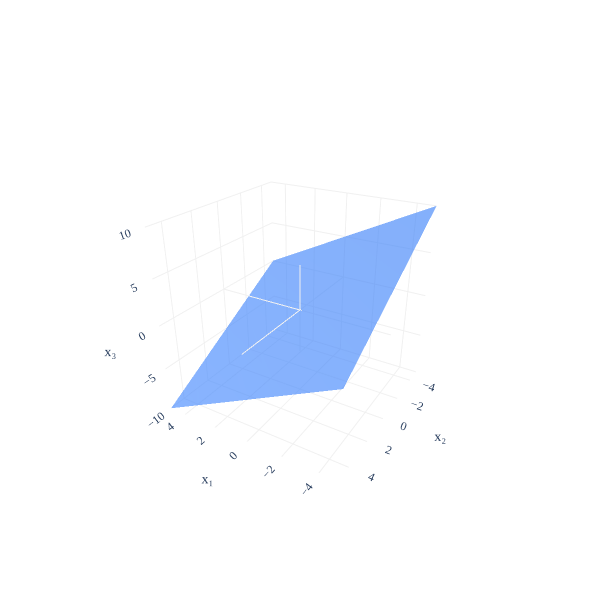

Notebook cell for this chart:
### Markdown cell above
[Chapter 4.4](04-lines-planes-hyperplanes.ipynb) shows us how to find the equation of a plane in standard form ($ax + by + cz + d = 0$) given two non-collinear vectors in the plane. That specific equation in this case happens to be $15x - 3y + 4z = 0$, which means the set of vectors $\begin{bmatrix} x \\ y \\ z \end{bmatrix}$ that satisfy this equation form a subspace of $\mathbb{R}^3$.

### Example: Plane $x + y + z = 0$ ✅

What if we're instead given a plane, rather than the span of a collection of vectors?

:::{attention} Subspaces are Spans
Given any subspace of $\mathbb{R}^n$, there exists some collection of vectors in $\mathbb{R}^n$ that spans the subspace.
:::

It turns out that not only is every span a subspace, but every subspace can be spanned by some collection of vectors. The plane $x + y + z = 0$ <span style="color:#3d81f6; font-weight:bold">is a subspace</span> of $\mathbb{R}^3$. Can we write it as the span of a collection of vectors? Sure we can. We know that it only takes two non-collinear vectors to span a plane, so all we need to do is pick two vectors that lie in $x + y + z = 0$.

Arbitrarily, let's pick the vectors $\begin{bmatrix} 1 \\ -1 \\ 0 \end{bmatrix}$ and $\begin{bmatrix} 2 \\ 1 \\ -3 \end{bmatrix}$. These vectors aren't collinear (as a reminder, this means that one is not a scalar multiple of the other), so they span a plane.

So, the plane $x + y + z = 0$ is the span of the vectors $\begin{bmatrix} 1 \\ -1 \\ 0 \end{bmatrix}$ and $\begin{bmatrix} 2 \\ 1 \\ -3 \end{bmatrix}$, and so it's a subspace of $\mathbb{R}^3$. These are not the only two vectors that span this plane; there are infinitely many pairs of vectors that can be said to span this plane. I just picked a pair that happens to have nice numbers.

I've plotted the plane below, without the vectors $\begin{bmatrix} 1 \\ -1 \\ 0 \end{bmatrix}$ and $\begin{bmatrix} 2 \\ 1 \\ -3 \end{bmatrix}$, to emphasize that you should think of planes **through the origin** as subspaces in their own right.

### Code cell
import numpy as np
import plotly.graph_objects as go

# Define the plane x + y + z = 0
plane_extent = 6
num_points = 20

x_range = np.linspace(-plane_extent, plane_extent, num_points)
y_range = np.linspace(-plane_extent, plane_extent, num_points)
x_grid, y_grid = np.meshgrid(x_range, y_range)
z_grid = -x_grid - y_grid  # From x + y + z = 0

fig = go.Figure()

# Plot the plane
fig.add_trace(go.Surface(
    x=x_grid,
    y=y_grid,
    z=z_grid,
    opacity=0.8,
    colorscale=[[0, 'rgba(61,129,246,0.8)'], [1, 'rgba(61,129,246,0.8)']],
    showscale=False,
))

# Add faint lines at x=0, y=0, z=0
line_range = [-5, 5]
fig.add_trace(go.Scatter3d(
    x=[0, 0], y=line_range, z=[0, 0],
    mode='lines',
    line=dict(color='#f0f0f0', width=2),
    showlegend=False,
    hoverinfo='skip'
))
fig.add_trace(go.Scatter3d(
    x=line_range, y=[0, 0], z=[0, 0],
    mode='lines',
    line=dict(color='#f0f0f0', width=2),
    showlegend=False,
    hoverinfo='skip'
))
fig.add_trace(go.Scatter3d(
    x=[0, 0], y=[0, 0], z=line_range,
    mode='lines',
    line=dict(color='#f0f0f0', width=2),
    showlegend=False,
    hoverinfo='skip'
))

fig.update_layout(
    scene=dict(
        xaxis=dict(
            range=[-5, 5],
            title='x₁',
            backgroundcolor='white',
            gridcolor='#f0f0f0',
            zerolinecolor='#f0f0f0',
            showbackground=True,
        ),
        yaxis=dict(
            range=[-5, 5],
            title='x₂',
            backgroundcolor='white',
            gridcolor='#f0f0f0',
            zerolinecolor='#f0f0f0',
            showbackground=True,
        ),
        zaxis=dict(
            range=[-10, 10],
            title='x₃',
            backgroundcolor='white',
            gridcolor='#f0f0f0',
            zerolinecolor='#f0f0f0',
            showbackground=True,
        ),
        aspectmode='cube',
    ),
    width=600,
    height=600,
    scene_camera=dict(
        eye=dict(x=-1.2, y=2, z=1.2)
    ),
    font=dict(family='Palatino'),
    paper_bgcolor='white',
    plot_bgcolor='white'
)

fig.show()

### Figure 1 — Plotly figure (JSON) as saved in the notebook; plotly's stock layout.template omitted (floating-point values rounded to 4 significant figures; data arrays with more than 128 entries replaced by an {"elided": "..."} marker saying what was removed)
{"data": [{"colorscale": [[0, "rgba(61,129,246,0.8)"], [1, "rgba(61,129,246,0.8)"]], "opacity": 0.8, "showscale": false, "type": "surface", "x": {"elided": "20x20 float values"}, "y": {"elided": "20x20 float values"}, "z": {"elided": "20x20 float values"}}, {"hoverinfo": "skip", "line": {"color": "#f0f0f0", "width": 2}, "mode": "lines", "showlegend": false, "type": "scatter3d", "x": [0, 0], "y": [-5, 5], "z": [0, 0]}, {"hoverinfo": "skip", "line": {"color": "#f0f0f0", "width": 2}, "mode": "lines", "showlegend": false, "type": "scatter3d", "x": [-5, 5], "y": [0, 0], "z": [0, 0]}, {"hoverinfo": "skip", "line": {"color": "#f0f0f0", "width": 2}, "mode": "lines", "showlegend": false, "type": "scatter3d", "x": [0, 0], "y": [0, 0], "z": [-5, 5]}], "layout": {"font": {"family": "Palatino"}, "height": 600, "paper_bgcolor": "white", "plot_bgcolor": "white", "scene": {"aspectmode": "cube", "camera": {"eye": {"x": -1.2, "y": 2, "z": 1.2}}, "xaxis": {"backgroundcolor": "white", "gridcolor": "#f0f0f0", "range": [-5, 5], "showbackground": true, "title": {"text": "x₁"}, "zerolinecolor": "#f0f0f0"}, "yaxis": {"backgroundcolor": "white", "gridcolor": "#f0f0f0", "range": [-5, 5], "showbackground": true, "title": {"text": "x₂"}, "zerolinecolor": "#f0f0f0"}, "zaxis": {"backgroundcolor": "white", "gridcolor": "#f0f0f0", "range": [-10, 10], "showbackground": true, "title": {"text": "x₃"}, "zerolinecolor": "#f0f0f0"}}, "width": 600}}
